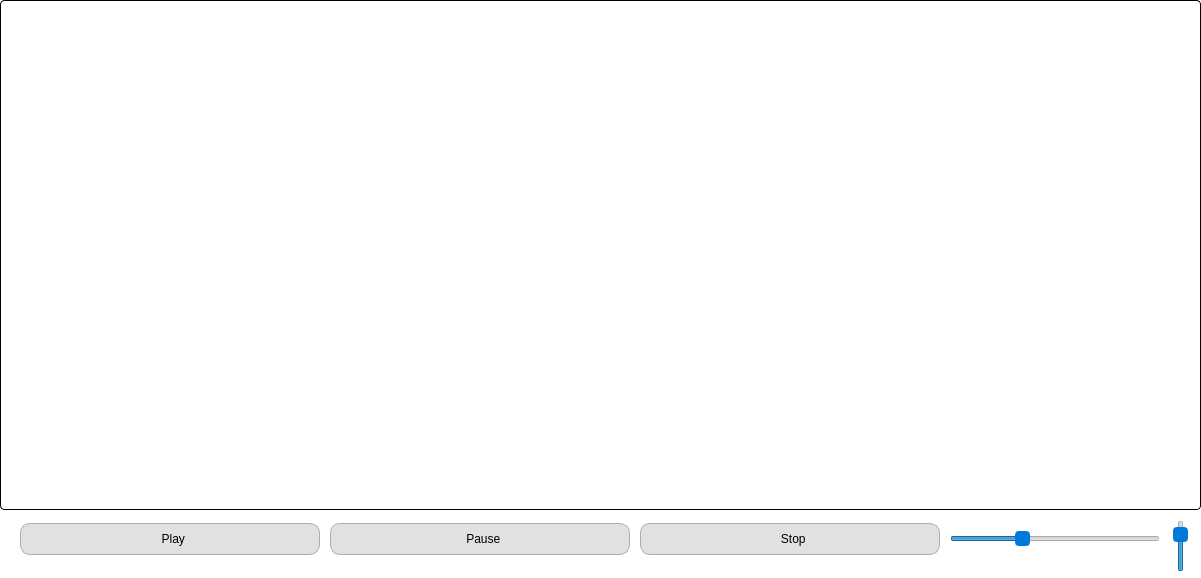
<?xml version="1.0" encoding="UTF-8"?>
<ui version="4.0">
 <class>ImageWindow</class>
 <widget class="QMainWindow" name="ImageWindow">
  <property name="geometry">
   <rect>
    <x>0</x>
    <y>0</y>
    <width>1201</width>
    <height>578</height>
   </rect>
  </property>
  <property name="minimumSize">
   <size>
    <width>24</width>
    <height>24</height>
   </size>
  </property>
  <property name="maximumSize">
   <size>
    <width>999999</width>
    <height>999999</height>
   </size>
  </property>
  <property name="windowTitle">
   <string>MainWindow</string>
  </property>
  <property name="styleSheet">
   <string notr="true">QMainWindow {
	background-color: rgb(255, 255, 255);
}

QPushButton {
	border: 1px solid;
	border-radius: 10px;
	border-color: rgb(173, 173, 173);
	background-color: rgb(225, 225, 225);
}
QPushButton:hover {
	background-color: rgb(218, 255, 215);
}

QBoxLayout {
	border: 1px solid black;
	border-radius: 4px;
	background-color: rgb(255, 255, 255);
}

QScrollArea {
	background-color: rgb(255, 255, 255);
}

QSlider::groove { 

}

QSlider::handle { 
	background-color: rgb(0, 122, 217);
	border: 2px solid  rgb(0, 122, 217);
	border-radius: 4px;
}</string>
  </property>
  <widget class="QWidget" name="centralwidget">
   <layout class="QVBoxLayout" name="verticalLayout">
    <property name="spacing">
     <number>0</number>
    </property>
    <property name="leftMargin">
     <number>0</number>
    </property>
    <property name="topMargin">
     <number>0</number>
    </property>
    <property name="rightMargin">
     <number>0</number>
    </property>
    <property name="bottomMargin">
     <number>0</number>
    </property>
    <item>
     <widget class="QWidget" name="cont_Main" native="true">
      <property name="sizePolicy">
       <sizepolicy hsizetype="Preferred" vsizetype="Expanding">
        <horstretch>0</horstretch>
        <verstretch>0</verstretch>
       </sizepolicy>
      </property>
      <layout class="QVBoxLayout" name="verticalLayout_3">
       <property name="spacing">
        <number>0</number>
       </property>
       <property name="leftMargin">
        <number>0</number>
       </property>
       <property name="topMargin">
        <number>0</number>
       </property>
       <property name="rightMargin">
        <number>0</number>
       </property>
       <property name="bottomMargin">
        <number>0</number>
       </property>
       <item>
        <widget class="QScrollArea" name="scrollArea">
         <property name="styleSheet">
          <string notr="true">QScrollArea {
	background-color: rgb(255, 255, 255);
	border: none;
}</string>
         </property>
         <property name="widgetResizable">
          <bool>true</bool>
         </property>
         <property name="alignment">
          <set>Qt::AlignCenter</set>
         </property>
         <widget class="QWidget" name="scrollAreaWidgetContents">
          <property name="geometry">
           <rect>
            <x>0</x>
            <y>0</y>
            <width>1201</width>
            <height>510</height>
           </rect>
          </property>
          <property name="styleSheet">
           <string notr="true">#scrollAreaWidgetContents {
	background-color: rgb(255, 255, 255);
	border: 1px solid black;
	border-radius: 4px;
}</string>
          </property>
          <layout class="QVBoxLayout" name="verticalLayout_4">
           <item>
            <layout class="QVBoxLayout" name="vLayout">
             <property name="leftMargin">
              <number>0</number>
             </property>
             <property name="topMargin">
              <number>0</number>
             </property>
             <property name="rightMargin">
              <number>0</number>
             </property>
             <property name="bottomMargin">
              <number>0</number>
             </property>
            </layout>
           </item>
          </layout>
         </widget>
        </widget>
       </item>
      </layout>
     </widget>
    </item>
    <item>
     <widget class="QWidget" name="widget" native="true">
      <property name="minimumSize">
       <size>
        <width>0</width>
        <height>68</height>
       </size>
      </property>
      <property name="maximumSize">
       <size>
        <width>16777215</width>
        <height>68</height>
       </size>
      </property>
      <layout class="QVBoxLayout" name="verticalLayout_2">
       <property name="spacing">
        <number>0</number>
       </property>
       <property name="leftMargin">
        <number>10</number>
       </property>
       <property name="topMargin">
        <number>0</number>
       </property>
       <property name="rightMargin">
        <number>10</number>
       </property>
       <property name="bottomMargin">
        <number>10</number>
       </property>
       <item>
        <layout class="QHBoxLayout" name="horizontalLayout_3">
         <property name="spacing">
          <number>10</number>
         </property>
         <property name="leftMargin">
          <number>10</number>
         </property>
         <property name="topMargin">
          <number>10</number>
         </property>
         <property name="bottomMargin">
          <number>10</number>
         </property>
         <item>
          <widget class="QPushButton" name="btn_play">
           <property name="minimumSize">
            <size>
             <width>148</width>
             <height>32</height>
            </size>
           </property>
           <property name="text">
            <string>  Play</string>
           </property>
           <property name="icon">
            <iconset resource="images.qrc">
             <normaloff>:/images/iconos/play.png</normaloff>:/images/iconos/play.png</iconset>
           </property>
           <property name="iconSize">
            <size>
             <width>24</width>
             <height>24</height>
            </size>
           </property>
          </widget>
         </item>
         <item>
          <widget class="QPushButton" name="btn_pause">
           <property name="minimumSize">
            <size>
             <width>148</width>
             <height>32</height>
            </size>
           </property>
           <property name="text">
            <string>  Pause</string>
           </property>
           <property name="icon">
            <iconset resource="images.qrc">
             <normaloff>:/images/iconos/pause.png</normaloff>:/images/iconos/pause.png</iconset>
           </property>
           <property name="iconSize">
            <size>
             <width>24</width>
             <height>24</height>
            </size>
           </property>
          </widget>
         </item>
         <item>
          <widget class="QPushButton" name="btn_stop">
           <property name="minimumSize">
            <size>
             <width>148</width>
             <height>32</height>
            </size>
           </property>
           <property name="text">
            <string>  Stop</string>
           </property>
           <property name="icon">
            <iconset resource="images.qrc">
             <normaloff>:/images/iconos/stop.png</normaloff>:/images/iconos/stop.png</iconset>
           </property>
           <property name="iconSize">
            <size>
             <width>20</width>
             <height>20</height>
            </size>
           </property>
          </widget>
         </item>
         <item>
          <widget class="QSlider" name="sld_speed">
           <property name="minimumSize">
            <size>
             <width>210</width>
             <height>20</height>
            </size>
           </property>
           <property name="maximumSize">
            <size>
             <width>210</width>
             <height>20</height>
            </size>
           </property>
           <property name="minimum">
            <number>5</number>
           </property>
           <property name="maximum">
            <number>20</number>
           </property>
           <property name="value">
            <number>10</number>
           </property>
           <property name="orientation">
            <enum>Qt::Horizontal</enum>
           </property>
          </widget>
         </item>
         <item>
          <widget class="QSlider" name="sld_vol">
           <property name="minimumSize">
            <size>
             <width>21</width>
             <height>52</height>
            </size>
           </property>
           <property name="maximumSize">
            <size>
             <width>21</width>
             <height>16777215</height>
            </size>
           </property>
           <property name="maximum">
            <number>100</number>
           </property>
           <property name="value">
            <number>80</number>
           </property>
           <property name="orientation">
            <enum>Qt::Vertical</enum>
           </property>
          </widget>
         </item>
        </layout>
       </item>
      </layout>
     </widget>
    </item>
   </layout>
  </widget>
 </widget>
 <resources>
  <include location="images.qrc"/>
 </resources>
 <connections/>
</ui>
